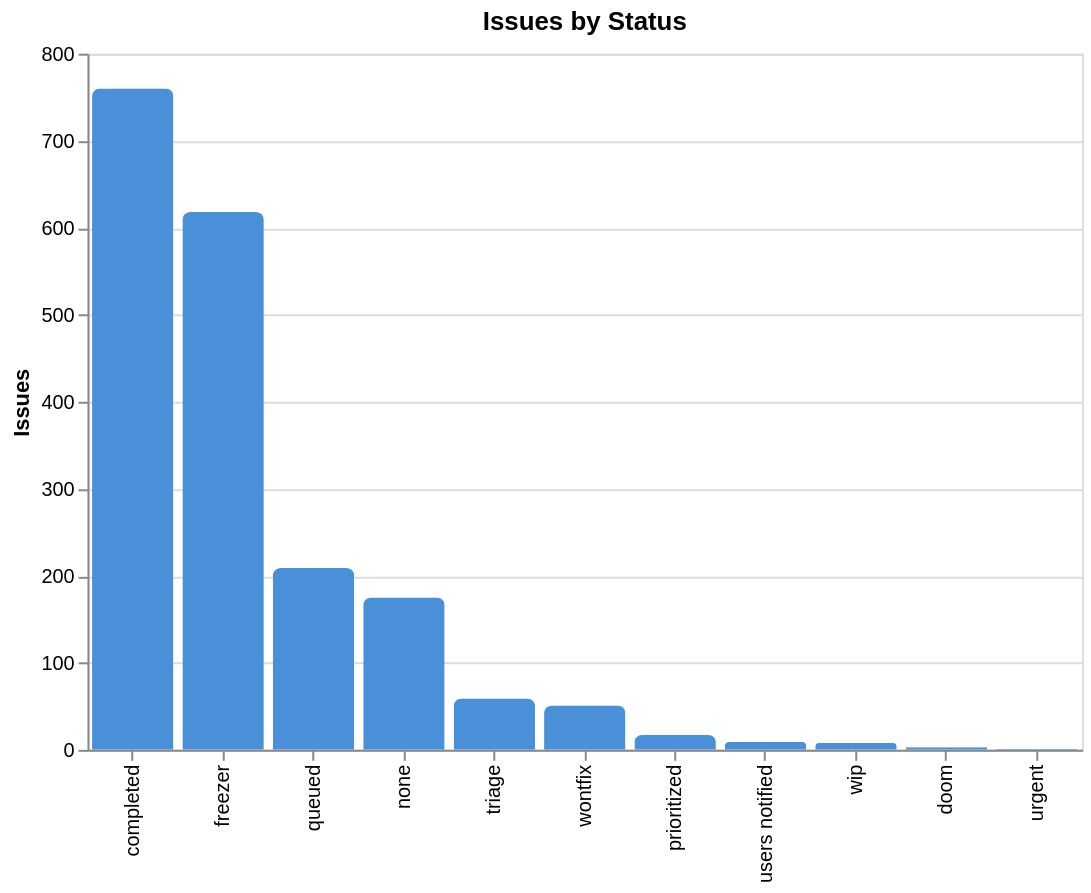

Notebook cell for this chart:
### Markdown cell above
### Issues by Status

### Code cell
status_df = df["status"].value_counts().reset_index()
status_df.columns = ["status", "count"]

alt.Chart(status_df).mark_bar(cornerRadiusTopLeft=4, cornerRadiusTopRight=4).encode(
    x=alt.X("status:N", sort="-y", title=""),
    y=alt.Y("count:Q", title="Issues"),
    color=alt.value("#4A90D9"),
    tooltip=["status:N", "count:Q"],
).properties(width=500, height=350, title="Issues by Status")

### Figure 1 — Vega-Lite specification as saved in the notebook (floating-point values rounded to 4 significant figures)
{"config": {"view": {"continuousWidth": 300, "continuousHeight": 300}}, "data": {"name": "data-2b7748700a6342d34a8bad6e10272117"}, "mark": {"type": "bar", "cornerRadiusTopLeft": 4, "cornerRadiusTopRight": 4}, "encoding": {"color": {"value": "#4A90D9"}, "tooltip": [{"field": "status", "type": "nominal"}, {"field": "count", "type": "quantitative"}], "x": {"field": "status", "sort": "-y", "title": "", "type": "nominal"}, "y": {"field": "count", "title": "Issues", "type": "quantitative"}}, "height": 350, "title": "Issues by Status", "width": 500, "$schema": "https://vega.github.io/schema/vega-lite/v6.1.0.json", "datasets": {"data-2b7748700a6342d34a8bad6e10272117": [{"status": "completed", "count": 760}, {"status": "freezer", "count": 618}, {"status": "queued", "count": 209}, {"status": "none", "count": 175}, {"status": "triage", "count": 59}, {"status": "wontfix", "count": 51}, {"status": "prioritized", "count": 17}, {"status": "users notified", "count": 9}, {"status": "wip", "count": 8}, {"status": "doom", "count": 3}, {"status": "urgent", "count": 1}]}}
